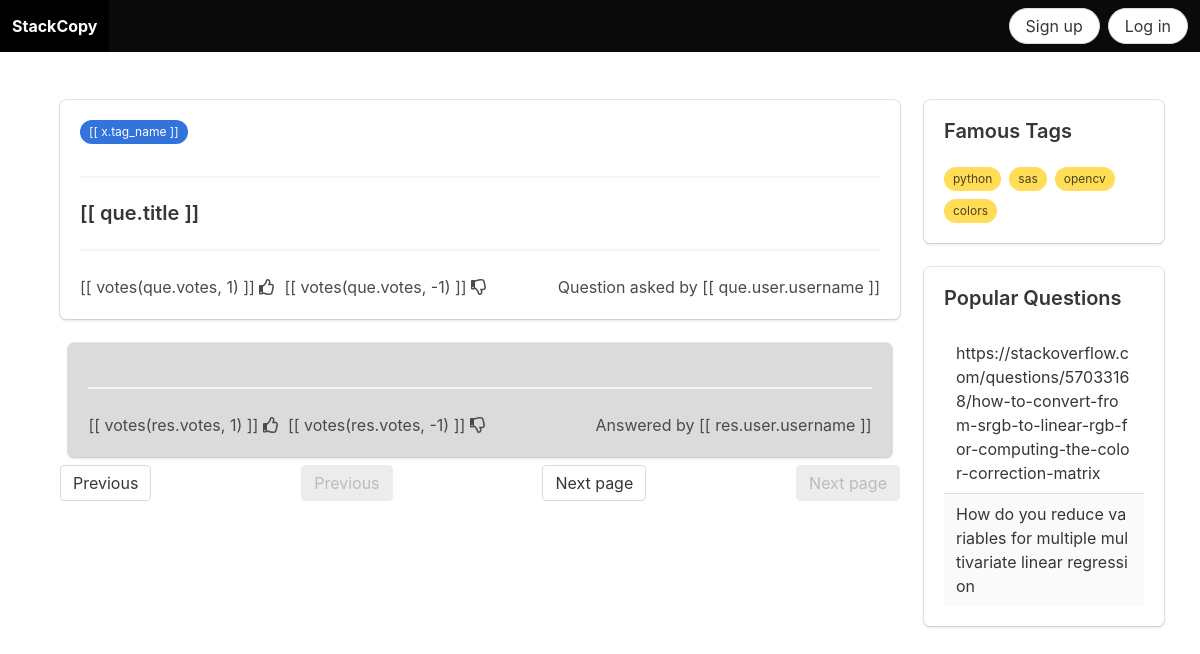
Page /viewquestion/1 on the committed database.
### forums/models.py (models this page shows, shortened)
class Tags(models.Model):
    tag_name = models.CharField(max_length=50, null=False, blank=False)

class Questions(models.Model):
    user = models.ForeignKey(User, on_delete=models.CASCADE)
    title = models.CharField(max_length=100, null=False, blank=False)
    desc = models.TextField(null=False, blank=False)
    last_updated = models.DateTimeField(auto_now=True)
    date_closed = models.DateTimeField(null=True, blank=True)
    tags = models.ManyToManyField('Tags', blank=True)
    votes = models.ManyToManyField('Votes', blank=True)

### forums/views/questions.py (the view)
# urls.py: path('viewquestion/', ViewQuestion.as_view(), name='viewquestion'),
class ViewQuestion(View):
    def get(self, request, **kwargs):
        famous_tags = Tags.objects.values('tag_name').annotate(count=Count('questions__pk')).order_by('-count')[:10]
        popular_questions = Questions.objects.values('title').annotate(
            count=Count('pk', filter=Q(votes__vote=1))).order_by('-count')
        return render(
            request,
            template_name='forums/viewquestion.html',
            context={
                'q_id': kwargs['pk'],
                'famous_tags': famous_tags,
                'popular_questions': popular_questions,
            },
        )

### templates/forums/viewquestion.html (shortened to what this page needs)
{% extends 'forums/base.html' %}
{% load static %}
{% block content %}
    <div class="container" style="width: 70%;margin-left: 5%;margin-top: 4%;" id="qna">
        <div class="box" v-for="que in qs.results" id="question_statement">
            <div class="tags are-small">
                <span v-for="x in que.tags" class="tag is-rounded is-link">[[ x.tag_name ]]</span>
            </div>
            <hr>
            <h3 class="title is-5">[[ que.title ]]</h3>
            <hr>
            <div class="level">
            <span id="votes">
                [[ votes(que.votes, 1) ]]&nbsp<i class="far fa-thumbs-up"></i>&nbsp
                [[ votes(que.votes, -1) ]]&nbsp<i class="far fa-thumbs-down"></i>
            </span>
                <span class="level-right">Question asked by [[ que.user.username ]]</span>
            </div>
        </div>
        <div class="box has-background-grey-lighter" v-for="res in ans.results" id="answers" style="margin: 1%;">
            <hr>
            <div class="level">
            <span id="votes">
                [[ votes(res.votes, 1) ]]&nbsp<i class="far fa-thumbs-up"></i>&nbsp
                [[ votes(res.votes, -1) ]]&nbsp<i class="far fa-thumbs-down"></i>
            </span>
                <span class="level-right">Answered by [[ res.user.username ]]</span>
            </div>
        </div>
        <nav class="pagination is-centered" role="navigation" style="margin-bottom: 2%;">
            <a v-if="ans.previous" class="pagination-previous" onclick="navigation('pre')">Previous</a>
            <a v-else class="pagination-previous" disabled>Previous</a>
            <a v-if="ans.next" class="pagination-next" onclick="navigation('nxt')">Next page</a>
            <a v-else class="pagination-next" disabled>Next page</a>
        </nav>
    </div>
{% endblock %}

### templates/forums/base.html (shortened to what this page needs)
<!DOCTYPE html>
{% load static %}
<html lang="en">
<head>
    <link rel="stylesheet" href="{% static 'forums/bulma.css' %}">
</head>
<body>
<nav class="navbar is-black" role="navigation">
    <div class="navbar-brand">
        <a class="navbar-item" href="{% url 'questions' %}">
            <strong>StackCopy</strong>
        </a>
    </div>
    {% if user.is_authenticated %}
        <div class="navbar-end">
            <div class="navbar-item">
                <div class="dropdown is-right">
                    <div class="dropdown-trigger">
                        <button class="button is-dark" style="background-color: rgba(0, 0, 0, 0);">
                            <span>Welcome <b>{{ user.username }}</b></span>
                            <span class="icon is-small">
                                <i class="fas fa-angle-down"></i>
                            </span>
                        </button>
                    </div>
                    <div class="dropdown-menu" id="dropdown-menu2" role="menu">
                        <div class="dropdown-content">
                            <div class="dropdown-item">
                                <b>{{ user.username }}</b>
                            </div>
                            <hr class="dropdown-divider">
                            <a class="dropdown-item" href="#">
                                <i class="fa-fw fas fa-user-edit"></i>
                                Edit Info
                            </a>
                            <a class="dropdown-item" href="{% url 'logout' %}">
                                Logout&nbsp
                                <i class="fas fa-sign-out-alt"></i>
                            </a>
                        </div>
                    </div>
                </div>
            </div>
        </div>
    {% else %}
        <div class="navbar-end">
            <div class="navbar-item">
                <div class="buttons">
                    <a class="button is-rounded" href="{% url 'signup' %}">
                        Sign up
                    </a>
                    <a class="button is-rounded" href="{% url 'login' %}">
                        Log in
                    </a>
                </div>
            </div>
        </div>
    {% endif %}
</nav>
<div class="container" style="position: absolute;width: 20%;margin-right: 3%;margin-top: 4%;right: 0%;">
    <div class="box">
        <h5 class="title is-5">Famous Tags</h5>
        <div class="tags">
            {% for tag in famous_tags %}
                <span class="tag is-warning is-rounded">{{ tag.tag_name }}</span>
            {% endfor %}
        </div>
    </div>
    <div class="box">
        <h5 class="title is-5">Popular Questions</h5>
        <table class="table is-striped is-hoverable is-fullwidth">
            {% for question in popular_questions %}
                <tr>
                    <td style="word-break: break-all;">{{ question.title }}</td>
                </tr>
            {% endfor %}
        </table>
    </div>
</div>
{% block content %}
{% endblock %}
</body>
</html>

### rows in the picture
Tags: tag_name "python"
Tags: tag_name "sas"
Tags: tag_name "opencv"
Tags: tag_name "colors"
Questions: title "https://stackoverflow.com/questions/57033168/how-to-convert-from-srgb-to-linear-rgb-for-computing-the-color-correction-matrix"
Questions: title "How do you reduce variables for multiple multivariate linear regression"
